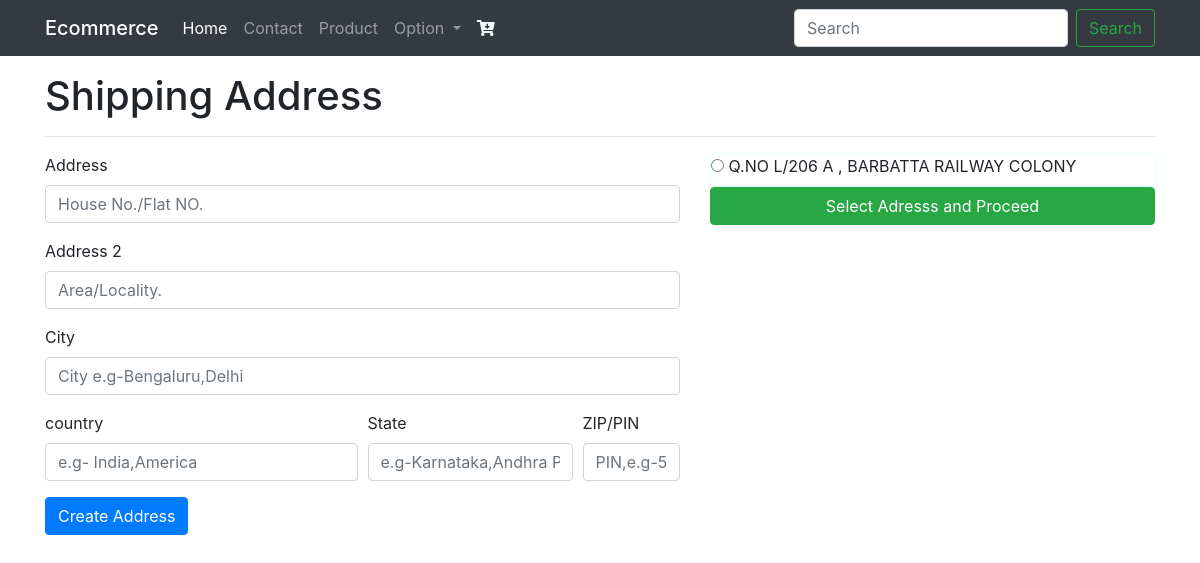
The page /address/addresses-shipping/ (signed in) on the database its author committed.
### addresses/models.py (models this page shows, shortened)
class Addresses(models.Model):
    billing_address = models.ForeignKey(
        BillingProfileforRegisterUser, on_delete=models.CASCADE, null=True, blank=True)
    address_type = models.CharField(
        max_length=225, choices=ADDRESS_TYPE, null=True, blank=True)
    address_line_1 = models.CharField(max_length=225, null=True, blank=True)
    address_line_2 = models.CharField(max_length=225, null=True, blank=True)
    city = models.CharField(max_length=225, null=True, blank=True)
    country = models.CharField(max_length=225, null=True, blank=True)
    state = models.CharField(max_length=225, null=True, blank=True)
    postal = models.CharField(max_length=225, null=True, blank=True)

### addresses/views.py (the view, shortened to what this page needs)
# urls.py: path("addresses-shipping/", views.dispaly_shipping_available_addres,
def dispaly_shipping_available_addres(request):
    if request.user.is_authenticated:
        form = AddressForms()
        shipping_addresses = Addresses.objects.filter(
            billing_address__user=request.user, address_type="shipping")
    address_type = "shipping"
    context = {"shipping_addresses": shipping_addresses,
               "form": form, "address_type": address_type}
    return render(request, 'address/shipping_address.html', context)

### users/models.py (called while the page is built)
    @property
    def is_active(self):
        return self.active

### templates/address/shipping_address.html (shortened to what this page needs)
{% extends 'master.html' %}
{% load static %} {% block content %}
<div class="container">
  <div class="row">
    <div class="col">
      <h1>Shipping Address</h1>
      <hr />
    </div>
  </div>
  {% if request.user.is_authenticated %}
  <div class="row">
    <form
      class="col-md-7"
      method="POST"
      action="{% url 'address:authenticated_address' %}"
    >
      <div class="form-group">
        <label for="inputAddress">Address</label>
        {{form.address_line_1}}
      </div>
      <div class="form-group">
        <label for="inputAddress2">Address 2</label>
        {{form.address_line_2}}
      </div>
      <div class="form-group">
        <label for="inputAddress2">City</label>
        {{form.city}}
      </div>
      <div class="form-row">
        <div class="form-group col-md-6">
          <label for="inputCity">country</label>
          {{form.country}}
        </div>
        <div class="form-group col-md-4">
          <label for="inputState">State</label>
          {{form.state}}
        </div>
        <div class="form-group col-md-2">
          <label for="inputZip">ZIP/PIN</label>
          {{form.postal}}
        </div>
      </div>
      <button type="submit" class="btn btn-primary">Create Address</button>
    </form>
    <div class="col-md-5">
      <form method="POST" action="{% url 'address:billing_address' %}">
        {% csrf_token %} {% if shipping_addresses.exists %}
        {% for address in shipping_addresses %}
        <div class="checkbox-add">
          <label>
            <input
              type="radio"
              name="shipping_address"
              value="{{address.id}}"
            />
            <span>{{address.address_line_1}}</span> ,
            <span>{{address.address_line_2}}</span>
          </label>
        </div>
        {% endfor %}
        <button class="btn btn-success col">Select Adresss and Proceed</button>
        {% else %}
      </form>
      <h3>No Shipping Address is Available</h3>
      {% endif %}
    </div>
  </div>
  {% endif %}
</div>
{% endblock content %}

### templates/address/shipping_address.html (style rules this page uses)
.checkbox-add { border: 1px lightcyan solid; border-radius: 3px; }

### rows shown on the page
Addresses: address_line_1 "Q.NO L/206 A", address_line_2 "BARBATTA RAILWAY COLONY"
